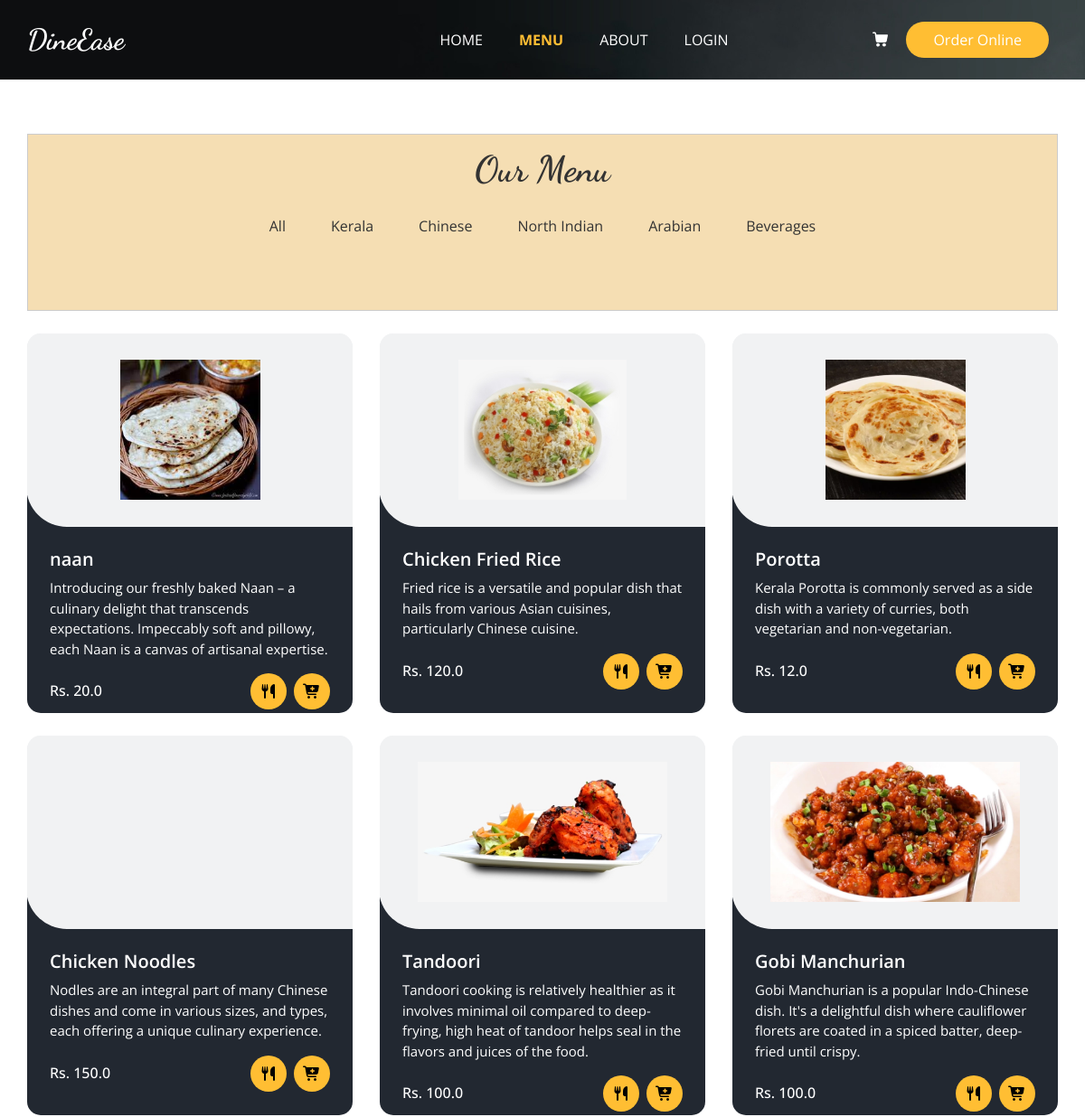
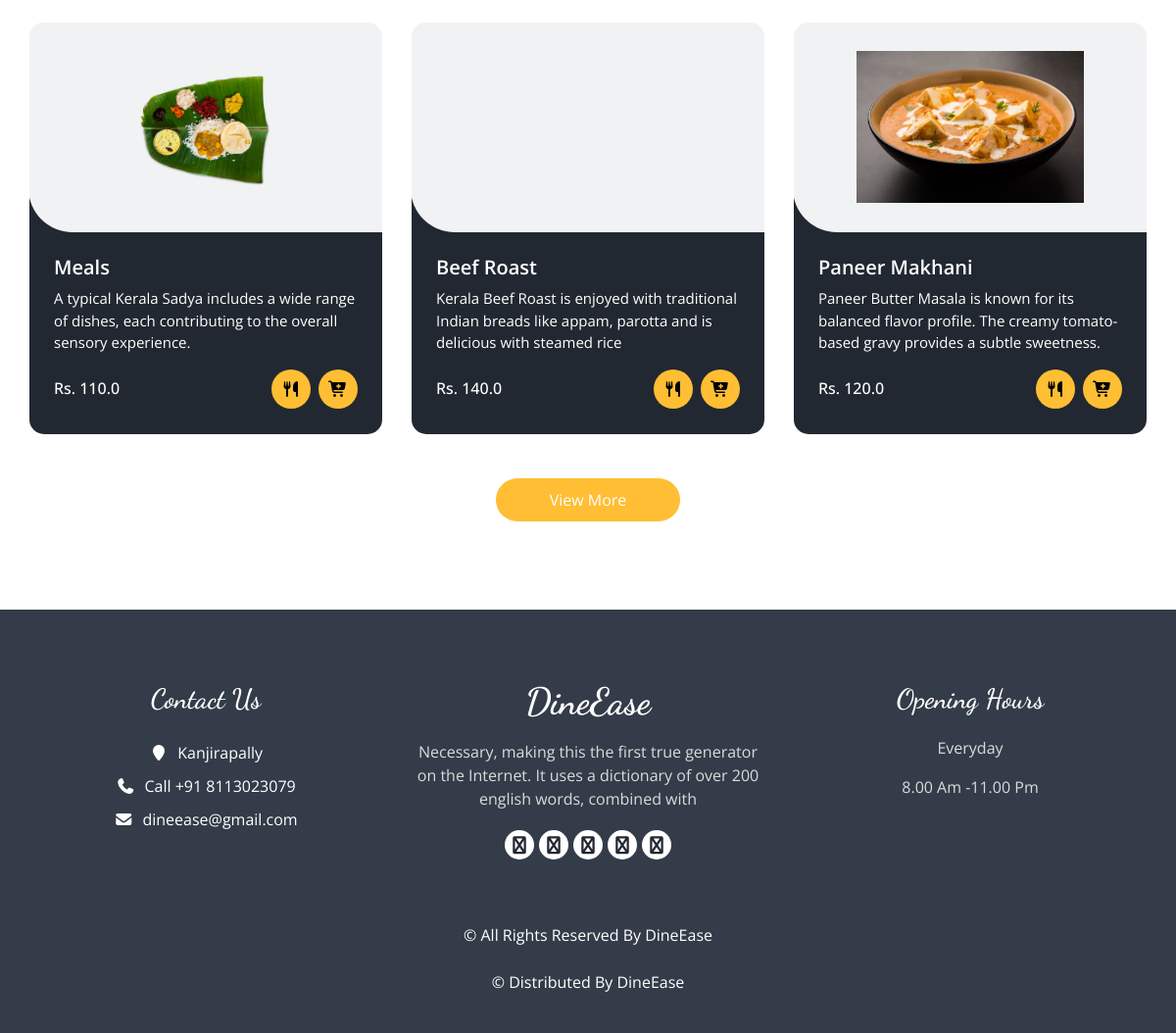
The app's page /menu/ with its own data (2 pictures, top to bottom).
### home/models.py (models this page shows, shortened)
class menus(models.Model):
    CATEGORY_CHOICES = (
        ('Kerala', 'Kerala'),
        ('Chineese', 'Chineese'),
        ('North Indian', 'North Indian'),
        ('Arabian', 'Arabian'),
        ('Beverages', 'Beverages'),
    )
    SUBMENU_CHOICES = (
        ('Breads', 'Breads'),
        ('Curries', 'Curries'),
        ('Rice Dishes','Rice Dishes'),
        ('Appetizers','Appetizers'),
        ('Main Course','Main Course'),
        ('Breads & Accompaniments', 'Breads & Accompaniments'),
        ('Rolls & Grills','Rolls & Grills'),
        ('Hot Beverage','Hot Beverage'),
        ('Cold Beverage','Cold Beverage'),
    )
    SUB_SUBMENU_CHOICES = (
        ('Vegetarian', 'Vegetarian'),
        ('Non-Vegetarian', 'Non-Vegetarian'),
        ('Water-based','Water-based'),
        ('Milk-based','Milk-based')
    )
    name = models.CharField(max_length=100)
    category = models.CharField(max_length=50, choices=CATEGORY_CHOICES, default='')
    submenu = models.CharField(max_length=50, choices=SUBMENU_CHOICES, default='', blank=True)
    sub_submenu = models.CharField(max_length=50, choices=SUB_SUBMENU_CHOICES, default='', blank=True)
    desc = models.CharField(max_length=300)
    price = models.FloatField()
    img = models.ImageField(upload_to='menus/', blank=True, null=True)
    active = models.BooleanField(default=True)

### home/views.py (the view)
# urls.py: path('menu/',menu,name='menu'),
def menu(request):
    all_menu_items = menus.objects.all()
    menu_items = all_menu_items[:9]
    return render(request, 'menu.html', {'menu_items': menu_items})

### templates/menu.html (shortened to what this page needs)
{% load static %}
<!DOCTYPE html>
<html>
<head>
  <link rel="stylesheet" type="text/css" href="{% static 'css/bootstrap.css' %}" />
  <link rel="stylesheet" type="text/css" href="https://cdnjs.cloudflare.com/ajax/libs/OwlCarousel2/2.3.4/assets/owl.carousel.min.css" />
  <link rel="stylesheet" href="https://cdnjs.cloudflare.com/ajax/libs/jquery-nice-select/1.1.0/css/nice-select.min.css" />
  <link href="{% static 'css/font-awesome.min.css' %}" rel="stylesheet" />
  <link href="{% static 'css/style.css' %}" rel="stylesheet" />
  <link href="{% static 'css/responsive.css' %}" rel="stylesheet" />
  <link rel="stylesheet" href="https://cdnjs.cloudflare.com/ajax/libs/font-awesome/7.0.0/css/all.min.css">
</head>
<body class="sub_page">
  <div class="hero_area">
    <div class="bg-box">
      <img src="{% static 'images/hero-bg.jpg' %}" alt="">
    </div>
    <header class="header_section">
      <div class="container">
        <nav class="navbar navbar-expand-lg custom_nav-container ">
          <a class="navbar-brand" href="{% url '' %}">
            <span>
              DineEase
            </span>
          </a>
          <div class="collapse navbar-collapse" id="navbarSupportedContent">
            <ul class="navbar-nav  mx-auto ">
              <li class="nav-item">
                <a class="nav-link" href="{% url '' %}">Home </a>
              </li>
              <li class="nav-item active">
                <a class="nav-link" href="{% url 'menu' %}">Menu <span class="sr-only">(current)</span> </a>
              </li>
              <li class="nav-item">
                <a class="nav-link" href="{% url 'about' %}">About</a>
              </li>
              <li class="nav-item">
                {% if user.is_authenticated %}
                <li class="nav-item">
                  <a class="nav-link" href="{% url 'add_reservation' %}">Book Table</a>
                </li>
                <li class="nav-item">
                  <a class="nav-link" href="{% url 'booking_confirm'  %}">Bookings </a>
                </li>
                <li class="nav-item">
                  <a class="nav-link" href="{% url 'loggout' %}">Logout</a>
                   </li>
                   <a href="#" class="nav-item nav-link" style="color: white; font-weight: bold;">Welcome, {{user.name}}
                {% else %}
                  <a class="nav-link" href="{% url 'login' %}">Login</a>
                {% endif %}
              </li>
              </ul>
            <div class="user_option">
              <a class="cart_link" href="{% url 'cart' %}">
              </a>
              <a href="" class="order_online">
                Order Online
              </a>
            </div>
          </div>
        </nav>
      </div>
    </header>
  </div>
  <section class="food_section layout_padding">
    <div class="container">
      <div class="centered-div">
      <div class="heading_container heading_center" style="margin-top: -40px;"><br>
        <h2>
          Our Menu
        </h2>
      </div>
      <ul class="filters_menu" style="margin-top: 20px; background-color:wheat ">
        <li class="" data-filter="*">All</li>
        <li class="has-submenu">Kerala
        </li>
        <li class="has-submenu">Chinese
        </li>
        <li class="has-submenu">North Indian
        </li>
        <li class="has-submenu">Arabian
        </li>
        <li class="has-submenu">Beverages
        </li>
      </ul><br>
    </div>
    <div class="filters-content">
      <div class="row grid">
          {% for menu_item in menu_items %}
          {% if menu_item.active %}
          <div class="col-sm-6 col-lg-4 all {{ menu_item.category }}">
              <div class="box" style="height: 420px;">
                  <div>
                      <div class="img-box">
                          <img src="{{ menu_item.img.url }}" alt="">
                      </div>
                      <div class="detail-box">
                          <h5>{{ menu_item.name }}</h5>
                          <p>{{ menu_item.desc }}</p>
                          <div class="options">
                              <h6>Rs. {{ menu_item.price }}</h6>
                              <div class="button-container">
                                  <a href="{% url 'booking_confirm' %}">
                                    <i class="fa fa-cutlery" aria-hidden="true" style="color: black;"></i>
                                  </a>
                                  <a href="{% url 'add_to_cart' menu_item.id %}">
                                    <i class="fa fa-cart-plus" aria-hidden="true" style="color: black;"></i>
                                </a>
                              </div>
                          </div>
                      </div>
                  </div>
              </div>
          </div>
          {% endif %}
          {% endfor %}
      </div>
  </div>
      <div class="btn-box">
        <a href="{% url 'menumore' %}">
          View More
        </a>
      </div>
    </div>
  </section>
  <footer class="footer_section">
    <div class="container">
      <div class="row">
        <div class="col-md-4 footer-col">
          <div class="footer_contact">
            <h4>
              Contact Us
            </h4>
            <div class="contact_link_box">
              <a href="">
                <i class="fa fa-map-marker" aria-hidden="true"></i>
                <span>
                  Kanjirapally
                </span>
              </a>
              <a href="">
                <i class="fa fa-phone" aria-hidden="true"></i>
                <span>
                  Call +91 8113023079
                </span>
              </a>
              <a href="">
                <i class="fa fa-envelope" aria-hidden="true"></i>
                <span>
                  dineease@gmail.com
                </span>
              </a>
            </div>
          </div>
        </div>
        <div class="col-md-4 footer-col">
          <div class="footer_detail">
            <a href="" class="footer-logo">
              DineEase
            </a>
            <p>
              Necessary, making this the first true generator on the Internet. It uses a dictionary of over 200 english words, combined with
            </p>
            <div class="footer_social">
              <a href="">
                <i class="fa fa-facebook" aria-hidden="true"></i>
              </a>
              <a href="">
                <i class="fa fa-twitter" aria-hidden="true"></i>
              </a>
              <a href="">
                <i class="fa fa-linkedin" aria-hidden="true"></i>
              </a>
              <a href="">
                <i class="fa fa-instagram" aria-hidden="true"></i>
              </a>
              <a href="">
                <i class="fa fa-pinterest" aria-hidden="true"></i>
              </a>
            </div>
          </div>
        </div>
        <div class="col-md-4 footer-col">
          <h4>
            Opening Hours
          </h4>
          <p>
            Everyday
          </p>
          <p>
            8.00 Am -11.00 Pm
          </p>
        </div>
      </div>
      <div class="footer-info">
        <p>
          &copy;  All Rights Reserved By
          <a href="https://html.design/">DineEase</a><br><br>
          &copy;  Distributed By
          <a href="https://themewagon.com/" target="_blank">DineEase</a>
        </p>
      </div>
    </div>
  </footer>
</body>
</html>

### static/css/responsive.css (style rules this page uses)
@media (min-width: 1200px) { .container { max-width: 1170px; } }

### templates/menu.html (style rules this page uses)
.active { font-weight: bold; }
.centered-div { width: 100%; margin: 0 20% 0 0; background-color: wheat; padding: 30px; border: 1px solid #ccc; text-align: center; color: #333; margin-top: -30px; }
.box { height: 420px; }
.button-container { display: flex; align-items: center; justify-content: space-between; }

### records on screen
menus: img (picture), name "naan", desc "Introducing our freshly baked Naan – a culinary delight that transcends expectations. Impeccably soft and pillowy, each Naan is a canvas of artisanal expertise.", price "20.0"
menus: img (picture), name "Chicken Fried Rice", desc "Fried rice is a versatile and popular dish that hails from various Asian cuisines, particularly Chinese cuisine.", price "120.0"
menus: img (picture), name "Porotta", desc "Kerala Porotta is commonly served as a side dish with a variety of curries, both vegetarian and non-vegetarian.", price "12.0"
menus: name "Chicken Noodles", desc "Nodles are an integral part of many Chinese dishes and come in various sizes, and types, each offering a unique culinary experience.", price "150.0"
menus: img (picture), name "Tandoori", desc "Tandoori cooking is relatively healthier as it involves minimal oil compared to deep-frying, high heat of tandoor helps seal in the flavors and juices of the food.", price "100.0"
menus: img (picture), name "Gobi Manchurian", desc "Gobi Manchurian is a popular Indo-Chinese dish. It's a delightful dish where cauliflower florets are coated in a spiced batter, deep-fried until crispy.", price "100.0"
menus: img (picture), name "Meals", desc "A typical Kerala Sadya includes a wide range of dishes, each contributing to the overall sensory experience.", price "110.0"
menus: name "Beef Roast", desc "Kerala Beef Roast is enjoyed with traditional Indian breads like appam, parotta and is delicious with steamed rice", price "140.0"
menus: img (picture), name "Paneer Makhani", desc "Paneer Butter Masala is known for its balanced flavor profile. The creamy tomato-based gravy provides a subtle sweetness.", price "120.0"
